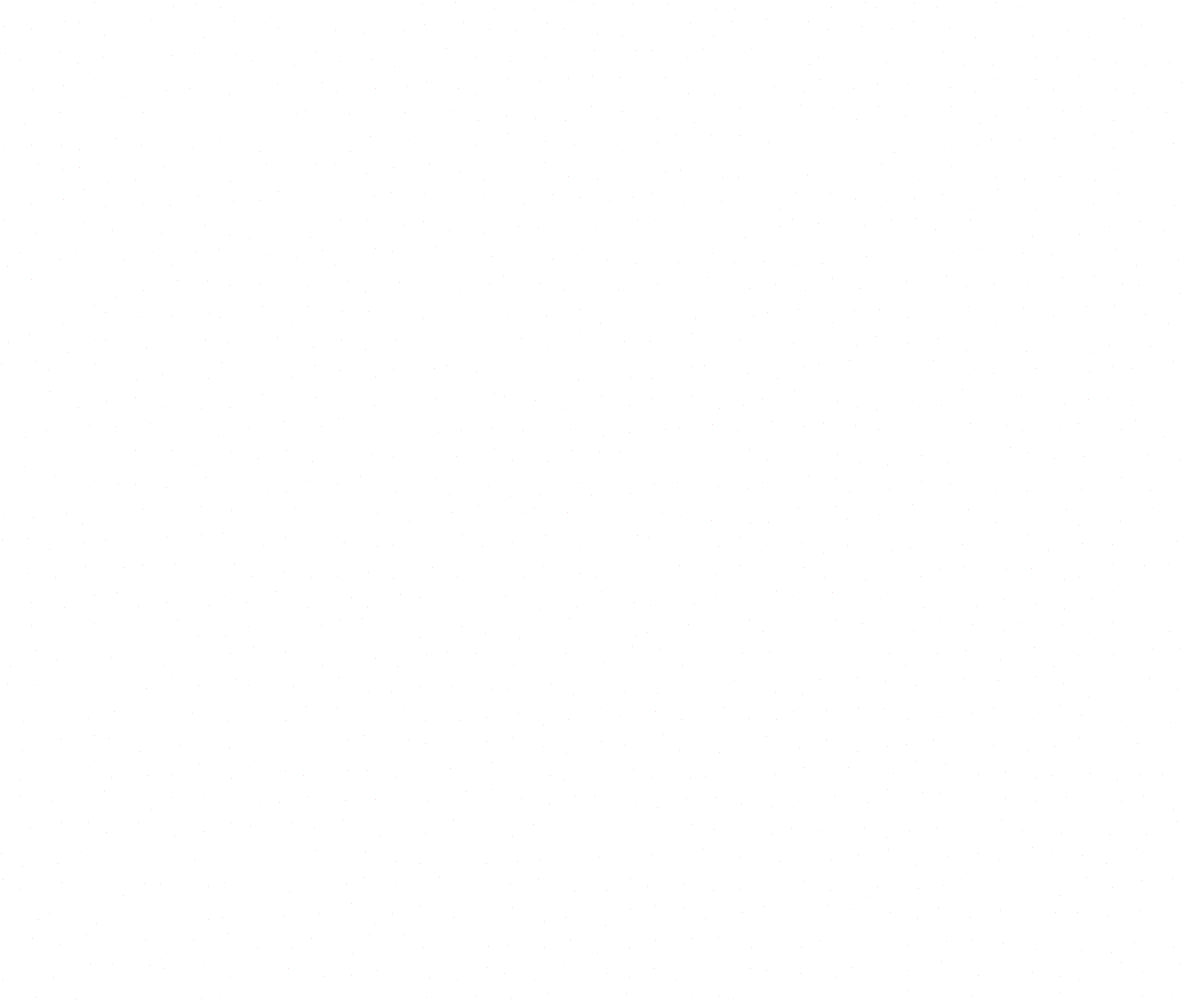
Frame 1 (no input)
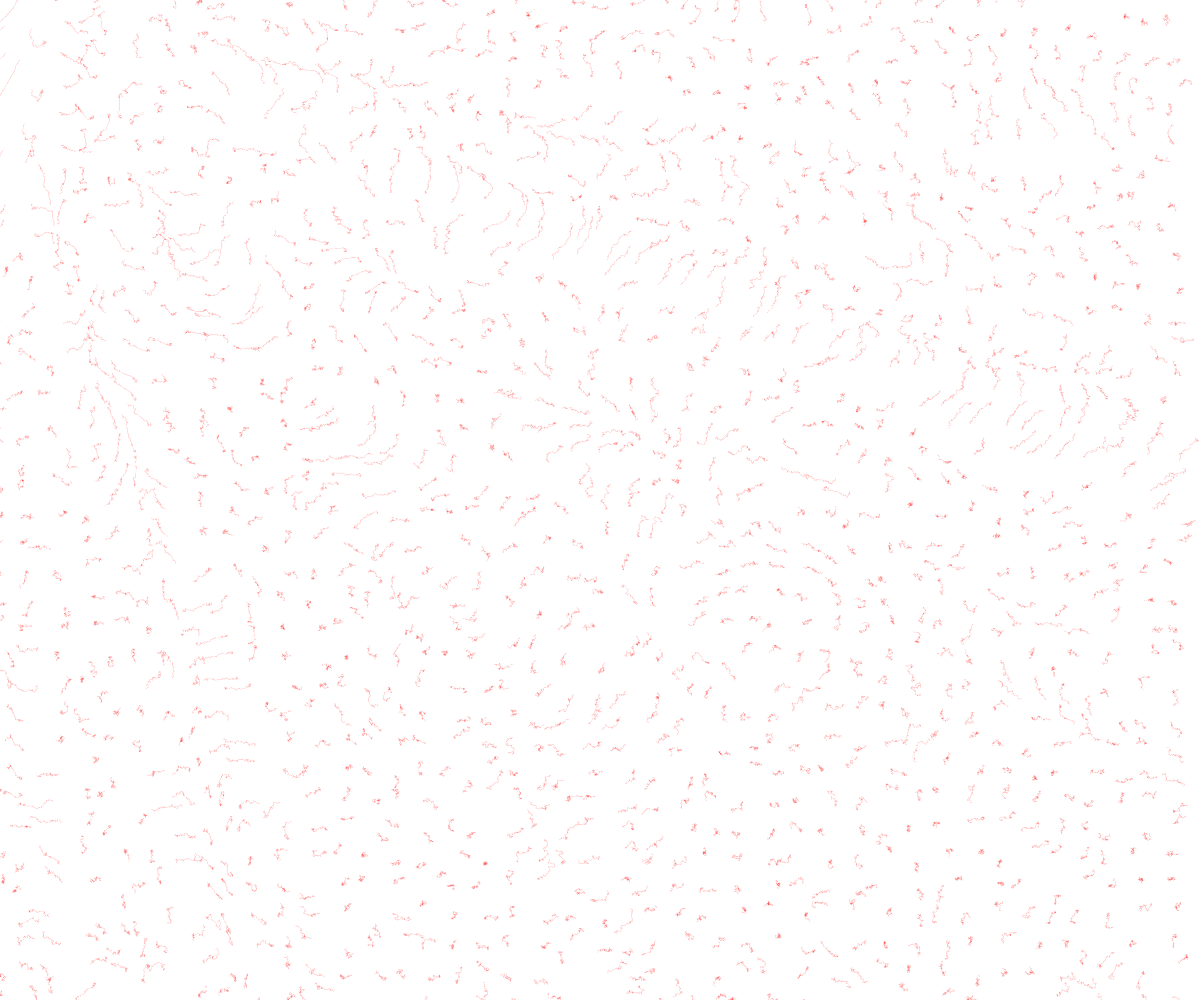
Frame 60 (no input)
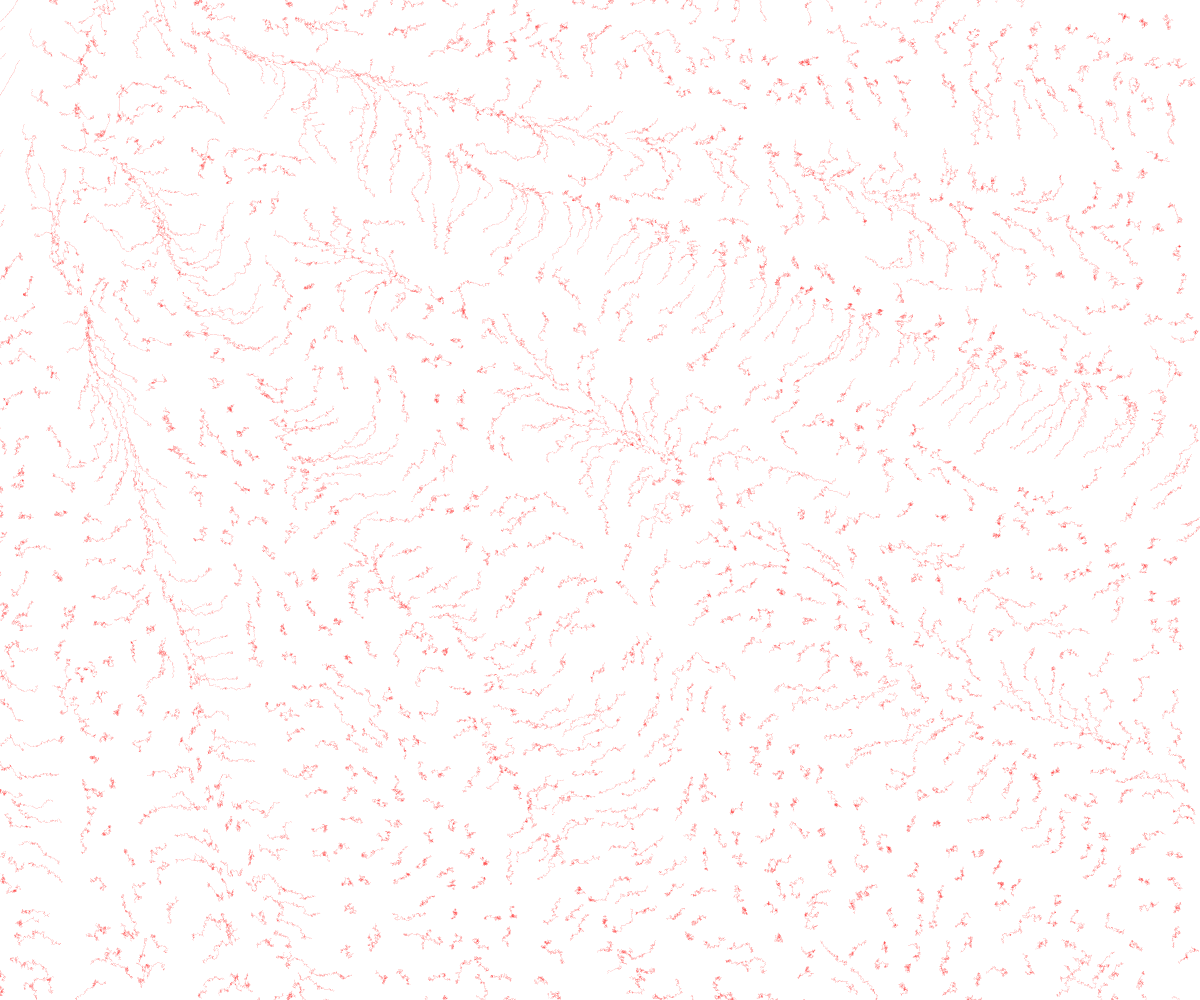
Frame 120 (the mouse pressed at the canvas centre since frame 60)

The p5.js sketch that drew these frames (run headless with seeded random() and noise() and a simulated clock; from frame 60 on, the mouse is pressed at the canvas centre):

// p5.js sketch
// ── sketch.js
let pts = [];
var canvas;
let g1, g2, b1, b2, mult;

function setup() {
  canvas = createCanvas(windowWidth, windowHeight);
  canvas.position(0, 0);
  canvas.style("zindex", "-1");
  frameRate(60);
  angleMode(DEGREES);
  noiseDetail(1);

  let dens = 42;
  let spc = width / dens;

  for (let x = 0; x < width; x += spc) {
    for (let y = 0; y < height; y += spc) {
      let p = createVector(x + random(-10, 10), y + random(-10, 10));
      pts.push(p);
    }
  }

  g1 = random(50);
  g2 = random(175);
  b1 = random(5);
  b2 = random(50);
}

function windowResized() {
  resizeCanvas(windowWidth, windowHeight);
}

function draw() {
  noStroke();
  mult = random(0.002, 0.01);

  push();
  noStroke();
  mult = random(0.002, 0.01);

  for (let i = 0; i < pts.length; i++) {
    let g = map(pts[i].y, 0, height, g1, g2);
    let b = map(pts[i].x, 0, width, b1, b2);
    let angle = map(
      noise(pts[i].x * mult, pts[i].y * mult),
      0,
      1,
      0,
      width * 2
    );
    pts[i].add(createVector(cos(angle), sin(angle)));

    fill(255, g, b);
    ellipse(pts[i].x, pts[i].y, 0.42);
  }
  pop();
}
